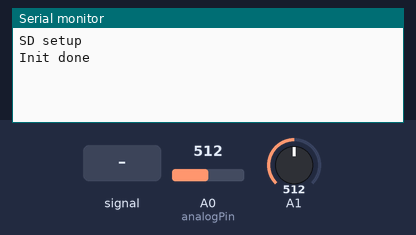
A sketch run on a simulated Arduino Mega 2560, built with avr-gcc and run on an emulated ATmega2560. On the bench: the last lines printed to the serial monitor. The inputs (shaded band) are chosen by the test bench; at power-on: A1 = 512, A0 (analogPin) = 512. Storage starts empty; the audio player accepts every command and is not drawn.

Above: at 1.2 s.
1.3 s: A0 (analogPin) fed a 200 Hz sine of ±460 counts around its level
At 1.8 s:
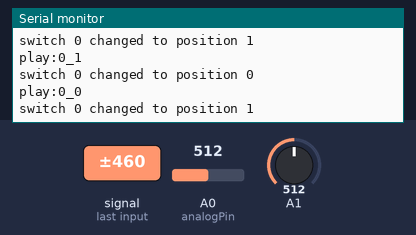
2.8 s: A1 set to 532
At 4.0 s:
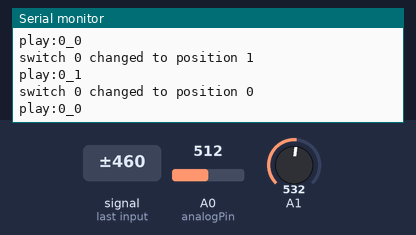
4.3 s: A1 set to 511
5.8 s: A0 (analogPin) set to 900
At 6.4 s:
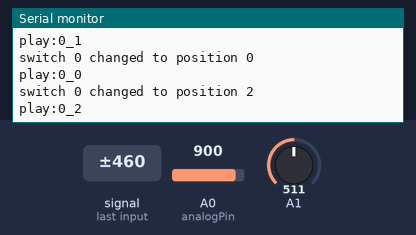
Timing chart, 0 to 8.3 s (numbered marks = the images above; inputs shaded):
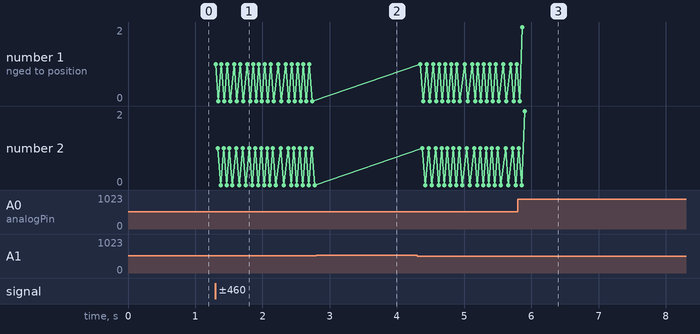

The sketch:

AudioAccessibleApplianceDevice.ino
```cpp
#include <TMRpcm.h>

#include <SPI.h>
#include <SD.h>

#define numReadings 10          // average number of readings to take for each input in order to smooth the results
#define jitterThreshold  5      // defines the range either side of the target value that will count as a valid reading (helps with old or noisy potentiometers)
#define numInputs 2             // number of potentiometers being read
#define maxSwitchReading 511    // max analog reading from the potentiometer
int readIndex = 0;              // the index of the current reading

bool audioAvailable = 1;        // defines if the SD card is available to play audio
TMRpcm audioPlayer;
#define SD_ChipSelectPin 53


struct physicalInputKnob
{
   int analogPin;
   int numPositions;
   int lastPositionReading;
   int averageReadingsSet[numReadings];
   int averageReadingsTotal;
   int averageReading;
};
typedef struct physicalInputKnob physical_input_knob_t;

physical_input_knob_t inputs[numInputs];

void setup() {
  // initialize serial communication with computer:
  Serial.begin(9600);
  audioPlayer.speakerPin = 11; //5,6,11 or 46 on Mega, 9 on Uno, Nano, etc

  Serial.begin(9600);
  if (!SD.begin(SD_ChipSelectPin)) {  // see if the card is present and can be initialized:
    Serial.println("SD fail");
    audioAvailable = 0;
  }else{
    audioAvailable = 1;
    Serial.println("SD setup");
  }

  readIndex = 0;

  // setup each input pin
  inputs[0].analogPin = A0;
  inputs[0].numPositions = 5;

  inputs[1].analogPin = A1;
  inputs[1].numPositions = 4;

  // populate defaukts for each input
  for(int i = 0; i < numInputs; i++){
    inputs[i].lastPositionReading = 0;
    inputs[i].averageReadingsTotal = 0;
    inputs[i].averageReading = 0;
    // initialize all the readings to the current value
    for (int thisReading = 0; thisReading < numReadings; thisReading++) {
      inputs[i].averageReadingsSet[thisReading] = analogRead(inputs[i].analogPin);;
    }
  }
  Serial.println("Init done");
}


void loop() {

  for(int i = 0; i < numInputs; i++){

    inputs[i].averageReadingsTotal = inputs[i].averageReadingsTotal - inputs[i].averageReadingsSet[readIndex];
    inputs[i].averageReadingsSet[readIndex] = analogRead(inputs[i].analogPin);
    inputs[i].averageReadingsTotal = inputs[i].averageReadingsTotal + inputs[i].averageReadingsSet[readIndex];
    // increment and reset to 0 if at the end of the list
    readIndex = (readIndex + 1) % numReadings;
    inputs[i].averageReading = inputs[i].averageReadingsTotal / numReadings;

    int switchPositionReading = getSwitchPosition(inputs[i].averageReading, inputs[i].numPositions);
    if(switchPositionReading != -1){
      if(switchPositionReading != inputs[i].lastPositionReading){
        inputs[i].lastPositionReading = switchPositionReading;
        notifySwitchChanged(i);
      }
    }

    //Serial.print("Switch ");Serial.print(i);Serial.print(": ");Serial.println(inputs[i].averageReading);
  }
}

int getSwitchPosition(int rawValue, int numPositions){
  numPositions++;
  for(int i = 0; i < numPositions; i++){
    double targetPosition = (maxSwitchReading/(numPositions - 1))* i;
    if(rawValue > (targetPosition - jitterThreshold) && rawValue < (targetPosition + jitterThreshold)){
      return i;
    }
  }
  return -1;
}

void notifySwitchChanged(int switchIndex){
  Serial.print("switch ");
  Serial.print(switchIndex);
  Serial.print(" changed to position ");
  Serial.print(inputs[switchIndex].lastPositionReading);
  Serial.println();

  char filenameBuffer[5] = "";
  //audio files should be saved to the sd card in the format {switchIndex}_{positionIndex}.wav (e.g. 1_4.wav)
  sprintf(filenameBuffer, "%d_%d", switchIndex, inputs[switchIndex].lastPositionReading);

  Serial.print("play:");
  Serial.println(filenameBuffer);

  // play the audio for this switch position
  if(audioAvailable == 1){
    audioPlayer.play(filenameBuffer);
  }
}
```

Measured:
- the behaviour switches between 521 and 522 on A1 (found by bisection; images 1 and 2)
- after the input at 1.3 s, the serial monitor: prints a new line at once (image 1)
- after the input at 5.8 s, the serial monitor: prints a new line after 0.07 s (image 3)
- plotted number 1: 1 → 2 after the input at 5.8 s
- plotted number 2: 0 → 2 after the input at 5.8 s
